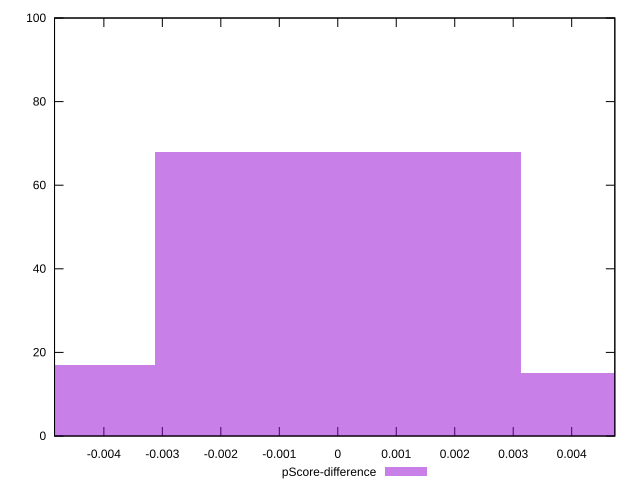

Here is the gnuplot script that generated this plot:
reset

$pScoreDifference <<EOF
0 68
-0.00626105865953819 17
0.00626105865953819 15
EOF

set key outside below
set boxwidth 0.00626105865953819
set xrange [-0.004843677673407543:0.004737703492325385]
set yrange [0:100]
set trange [0:100]
set style fill transparent solid 0.5 noborder
set terminal svg size 640, 490 enhanced background rgb 'white'
set output "reports/report_00028_2021-02-24T12-49-42.674Z/first-meaningful-paint/samples/card/pScore-difference/histogram.svg"

plot $pScoreDifference title "pScore-difference" with boxes

reset
